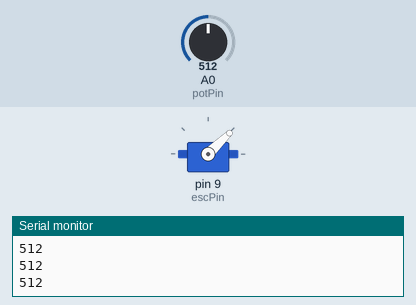
A sketch run on a simulated Arduino Uno, built with avr-gcc and run on an emulated ATmega328P. Shown: servo, the last lines printed to the serial monitor. The test bench sets the inputs (shaded band); at power-on: A0 (potPin) = 512.

Above: at 3.2 s.
3.3 s: A0 (potPin) set to 306
At 3.6 s:
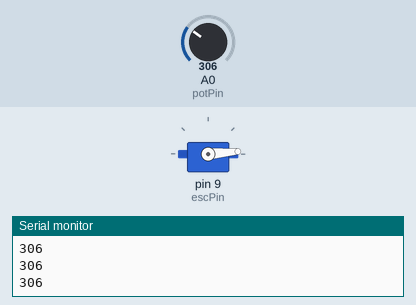
4.8 s: A0 (potPin) set to 900
At 5.1 s:
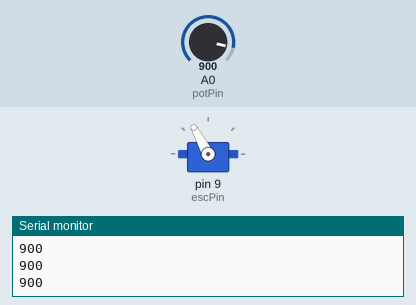
6.3 s: A0 (potPin) set to 1023
At 7.0 s:
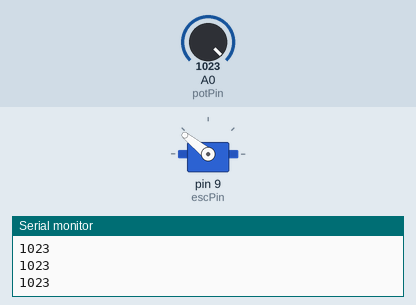
7.8 s: A0 (potPin) set to 511
At 8.7 s:
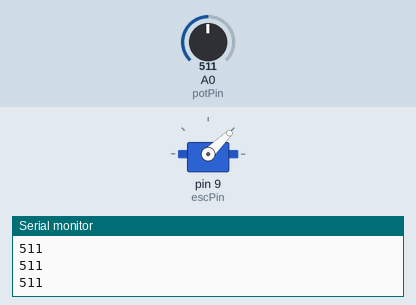
Timing chart, 0 to 10.3 s (numbered marks = the images above; inputs shaded):
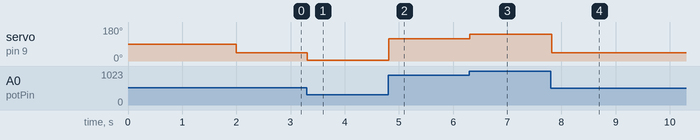

Measured:
- after the input at 3.3 s, servo on pin 9 (escPin): 44° → 5° at once
- after the input at 4.8 s, servo on pin 9 (escPin): 5° → 118° at once
- after the input at 6.3 s, servo on pin 9 (escPin): 118° → 141° at once
- after the input at 7.8 s, servo on pin 9 (escPin): 141° → 44° at once

The sketch:

Drone_ESC_Controller.ino
```cpp
// /*
//  Controlling a servo position using a potentiometer (variable resistor)
//  by Michal Rinott <http://people.interaction-ivrea.it/m.rinott>

//  modified on 8 Nov 2013
//  by Scott Fitzgerald
//  http://www.arduino.cc/en/Tutorial/Knob
// */

// #include <Servo.h>

// Servo myservo;  // create servo object to control a servo

// int potpin = A0;  // analog pin used to connect the potentiometer
// int val;    // variable to read the value from the analog pin

// void setup() {
//   myservo.attach(2, 3000, 5000);  // attaches the servo on pin 9 to the servo object
//   Serial.begin(9600);
//   myservo.write(0);
//   delay(2000);
// }

// void loop() {
//   val = analogRead(potpin);            // reads the value of the potentiometer (value between 0 and 1023)
//   val = map(val, 550, 1023, 0, 180);     // scale it for use with the servo (value between 0 and 180)
//   Serial.println(val);
//   myservo.write(val);                  // sets the servo position according to the scaled value
//   // delay(15);                           // waits for the servo to get there
// }


#include <Servo.h>

Servo esc;  // Create a Servo object to control the ESC

const int potPin = A0;  // Potentiometer connected to analog pin A0
const int escPin = 9;   // ESC signal wire connected to digital pin 9
int potValue = 0;       // Variable to store potentiometer value
int escValue = 0;       // Variable to store ESC signal value

void setup() {
  esc.attach(escPin);   // Attach ESC to pin 9
  // esc.writeMicroseconds(1000); // Send minimum signal to arm the ESC
  Serial.begin(9600);
  delay(2000);          // Wait for 2 seconds to allow ESC initialization
}

void loop() {
  potValue = analogRead(potPin);  // Read potentiometer value (0-1023)

  // Map potentiometer value to ESC signal range (1000-2000 microseconds)
  escValue = map(potValue, 0, 1023, 0, 2000);
  Serial.println(potValue);
  esc.writeMicroseconds(escValue);  // Send mapped value to ESC

  delay(20);  // Small delay for stability
}
```
